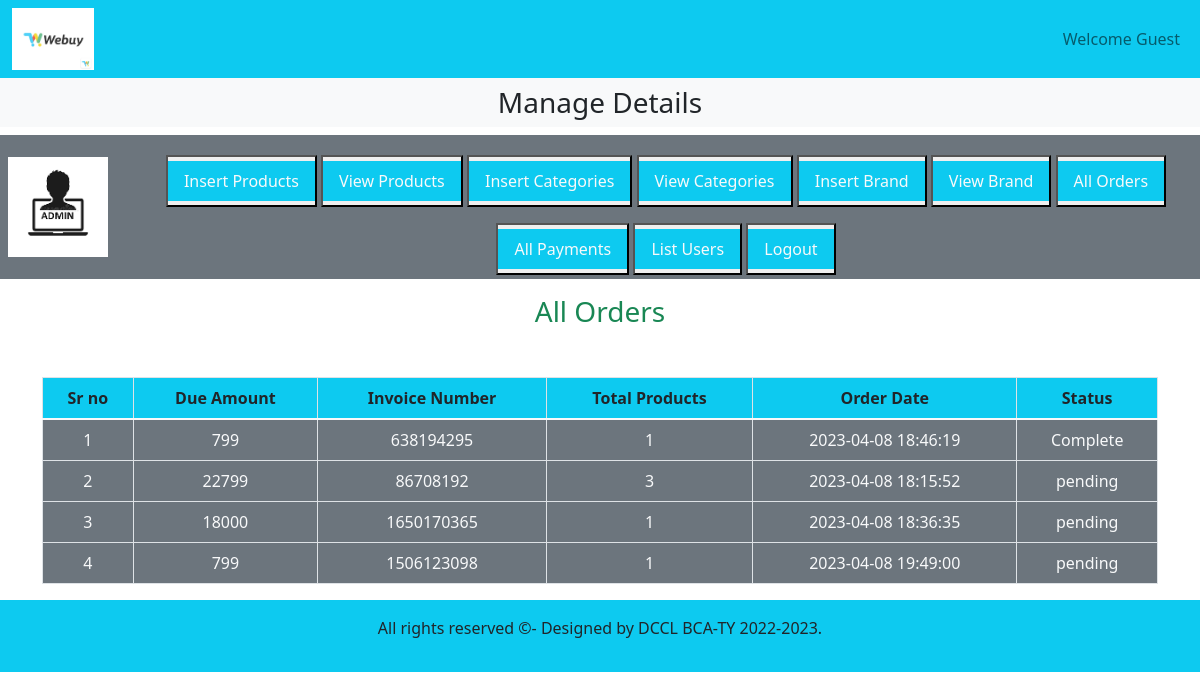
/website/admin_area/index.php?list_orders, run on the app's committed database.
### tables this page shows
CREATE TABLE `user_orders` (
  `order_id` int(11) NOT NULL,
  `user_id` int(11) NOT NULL,
  `amount_due` int(255) NOT NULL,
  `invoice_number` int(255) NOT NULL,
  `total_products` int(255) NOT NULL,
  `order_date` timestamp NOT NULL DEFAULT current_timestamp() ON UPDATE current_timestamp(),
  `order_status` varchar(255) NOT NULL
);

### website/admin_area/list_orders.php (the view, shortened to what this page needs)
<h3 class="text-center text-success">All Orders</h3>
<table class="table table-bordered mt-5">
    <thead class="bg-info text-center">
    <?php
        $get_orders="select * from user_orders";
        $result=mysqli_query($con,$get_orders);
        $row_count=mysqli_num_rows($result);
if($row_count==0){
    echo "<h2 class='text-danger text-center mt-5'>No orders yet</h2>";
}else{
    echo "<tr>
        <th>Sr no</th>
        <th>Due Amount</th>
        <th>Invoice Number</th>
        <th>Total Products</th>
        <th>Order Date</th>
        <th>Status</th>
    </tr>
    </thead>
<tbody class='bg-secondary text-light'>";
    $number=0;
    while($row_data=mysqli_fetch_assoc($result)){
        $amount_due=$row_data['amount_due'];
        $invoice_number=$row_data['invoice_number'];
        $total_products=$row_data['total_products'];
        $order_date=$row_data['order_date'];
        $order_status=$row_data['order_status'];
        $number++;
        echo "<tr class='text-center'>
        <td>$number</td>
        <td>$amount_due</td>
        <td>$invoice_number</td>
        <td>$total_products</td>
        <td>$order_date</td>
        <td>$order_status</td>
        </tr>";
    }
}
?>
   </tbody>
</table>

### website/style.css (style rules this page uses)
* { margin: 0; padding: 0; box-sizing : border-box; }

### website/admin_area/index.php (style rules this page uses)
body { overflow-x:hidden; }

### data on the page
user_orders: amount_due "799", invoice_number "638194295", total_products "1", order_date "2023-04-08 18:46:19", order_status "Complete"
user_orders: amount_due "22799", invoice_number "86708192", total_products "3", order_date "2023-04-08 18:15:52", order_status "pending"
user_orders: amount_due "18000", invoice_number "1650170365", total_products "1", order_date "2023-04-08 18:36:35", order_status "pending"
user_orders: amount_due "799", invoice_number "1506123098", total_products "1", order_date "2023-04-08 19:49:00", order_status "pending"
